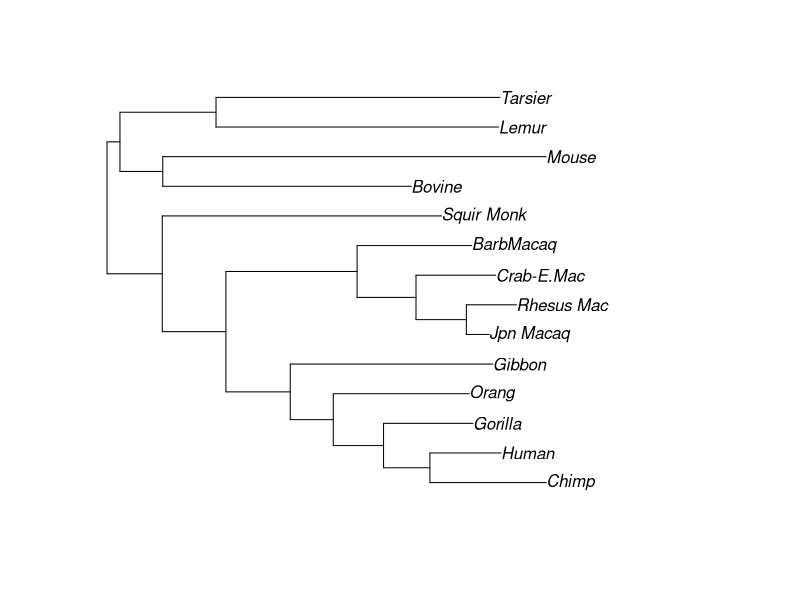
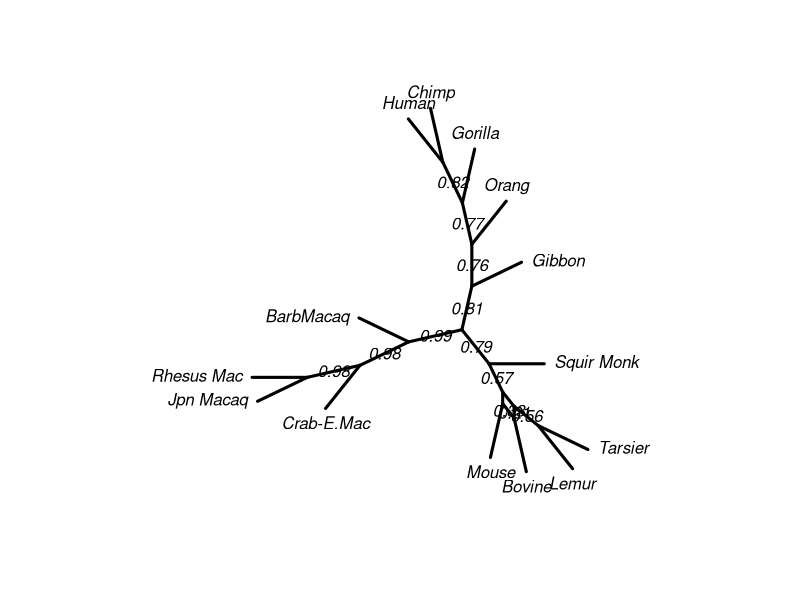
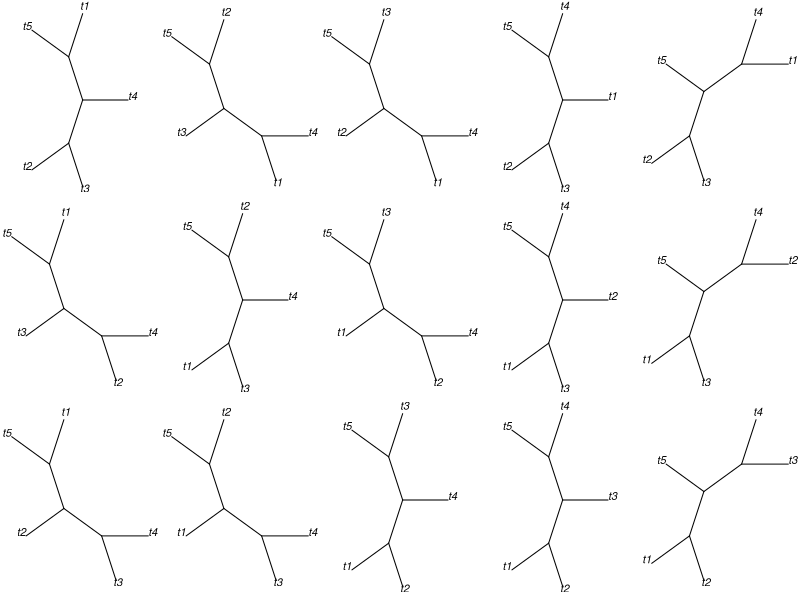

Write R code to recreate these figures, in order.
## ---- chunk 1
# set global chunk options: images will be bigger
knitr::opts_chunk$set(fig.width=8, fig.height=6)
options(digits = 4)
## ---- chunk 2
library(ape)
library(phangorn)
fdir <- system.file("extdata/trees", package = "phangorn")
primates <- read.phyDat(file.path(fdir, "primates.dna"),
                        format = "interleaved")
## ---- chunk 3
dm <- dist.ml(primates)
treeNJ  <- NJ(dm)
## ---- chunk 4
fit <- pml(treeNJ, data=primates)
fit
## ---- chunk 5
methods(class="pml")
## ---- chunk 6
fitJC  <- optim.pml(fit, rearrangement="NNI")
logLik(fitJC)
## ---- chunk 7
fitF81 <- update(fitJC, k=4, inv=0.2, bf=baseFreq(primates))
fitF81
## ---- chunk 8
fitGTR <- optim.pml(fitF81, model="GTR", optInv=TRUE, optGamma=TRUE,
    rearrangement = "NNI", control = pml.control(trace = 0))
fitGTR
## ---- chunk 9
fitGTR <- optim.pml(fitGTR, model="GTR", optInv=TRUE, optGamma=TRUE,
    rearrangement = "stochastic", control = pml.control(trace = 0))
fitGTR
## ---- chunk 10
anova(fitJC, fitGTR)
## ---- chunk 11
SH.test(fitGTR, fitJC)
## ---- chunk 12
AIC(fitJC)
AIC(fitGTR)
AICc(fitGTR)
BIC(fitGTR)
## ---- chunk 13
bs <- bootstrap.pml(fitJC, bs=100, optNni=TRUE,
    control = pml.control(trace = 0))
## ---- chunk 14
plotBS(midpoint(fitJC$tree), bs, p = 50, type="p")
## ---- chunk 15
spl <- as.splits(bs)
## ---- chunk 16
w <- attr(spl, "weights")
l <- length(bs)
ind <- (w / l) > .3
spl <- spl[ind]
## ---- chunk 17
res <- as.networx(spl)
## ---- chunk 18
cnet <- consensusNet(bs, p=0.2)
## ---- chunk 19
plot(cnet, show.edge.label=TRUE)
## ---- chunk 20
trees <- allTrees(5)
par(mfrow=c(3,5), mar=rep(0,4))
for(i in 1:15)plot(trees[[i]], cex=1, type="u")
## ---- chunk 21
nni(trees[[1]])
## ---- chunk 22
sessionInfo()
